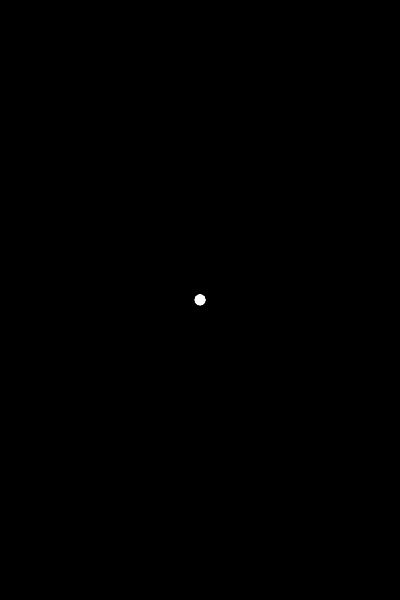
Frame 1 (no input)
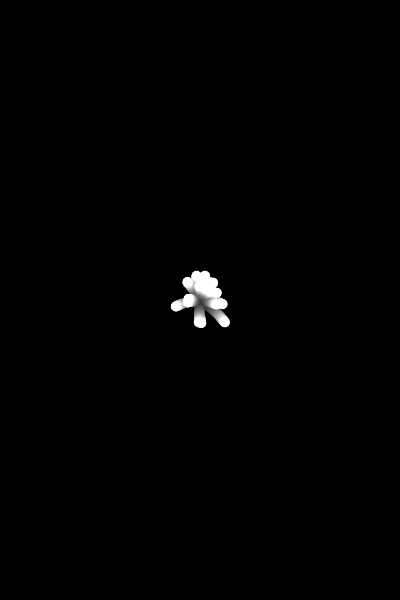
Frame 60 (no input)
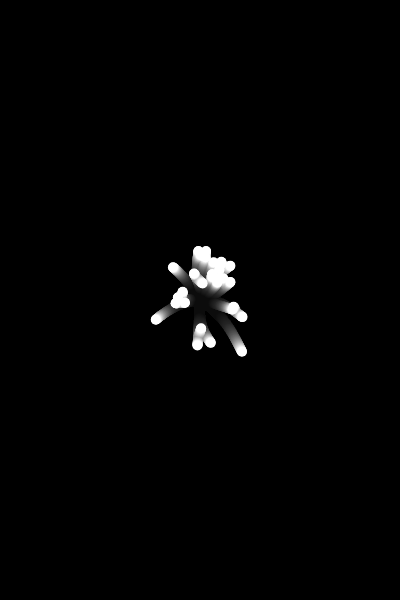
Frame 120 (the mouse pressed at the canvas centre since frame 60)

The p5.js sketch that drew these frames (run headless with seeded random() and noise() and a simulated clock; from frame 60 on, the mouse is pressed at the canvas centre):

// p5.js sketch
// ── sketch.js
class Snake {
  constructor(pos=[0,0]) {
    this.pos = pos;
    this.r = 0;
    this.theta = 0;
    this.seed = random();
    this.isDead = false;
    this.count = 0;
  }
  
  update() {
    if(this.isDead) return;
    
    this.r = 0.7*noise(frameCount/1000 + 100*this.seed);
    this.theta = 10*noise(frameCount/1000 + 200*this.seed);
    this.pos[0] += this.r * cos(this.theta);
    this.pos[1] += this.r * sin(this.theta);
    this.count++;
    if(this.count > 300 || abs(this.pos[0]) > width/2 || abs(this.pos[1]) > height / 2) this.isDead = true;
  }
}

let snakes = [];

function setup() {
  createCanvas(400,600);
  noStroke();
  background(0);
  for(let i=0; i<20; i++) {
    const snake = new Snake();
    snakes.push(snake);
  }
}

function draw() {
  background(0, 10);
  translate(width/2, height/2);
  const newSnakes = [];
  for(const snake of snakes) {
    snake.update();
    if(!snake.isDead) circle(snake.pos[0], snake.pos[1], 10);
    if(frameCount % 100 == 0 && !snake.isDead && floor(random()*2) == 0) {
      const newSnake = new Snake([...snake.pos]);
      newSnakes.push(newSnake);
    }
  }
  
  snakes = [...snakes, ...newSnakes].filter(elem => !elem.isDead);
  if(snakes.length > 1000) snakes = snakes.slice(0, 1000);
}
